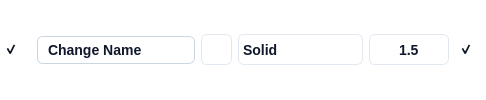
       <widget class="QFrame" name="pyqt5_frame_curve_details">
        <property name="layoutDirection">
         <enum>Qt::LeftToRight</enum>
        </property>
        <property name="autoFillBackground">
         <bool>false</bool>
        </property>
        <property name="styleSheet">
         <string notr="true">QFrame {
	background: #FFFFFF;
	border: none;
	border-radius: 6px;
}</string>
        </property>
        <property name="frameShape">
         <enum>QFrame::StyledPanel</enum>
        </property>
        <property name="frameShadow">
         <enum>QFrame::Raised</enum>
        </property>
        <layout class="QHBoxLayout" name="horizontalLayout_15">
         <property name="spacing">
          <number>6</number>
         </property>
         <property name="leftMargin">
          <number>0</number>
         </property>
         <property name="topMargin">
          <number>0</number>
         </property>
         <property name="rightMargin">
          <number>0</number>
         </property>
         <property name="bottomMargin">
          <number>0</number>
         </property>
         <item>
          <widget class="QCheckBox" name="pyqt5_checkbox_curves_visible">
           <property name="sizePolicy">
            <sizepolicy hsizetype="Expanding" vsizetype="Expanding">
             <horstretch>0</horstretch>
             <verstretch>0</verstretch>
            </sizepolicy>
           </property>
           <property name="minimumSize">
            <size>
             <width>31</width>
             <height>31</height>
            </size>
           </property>
           <property name="maximumSize">
            <size>
             <width>31</width>
             <height>31</height>
            </size>
           </property>
           <property name="styleSheet">
            <string notr="true">/* Default State */
QCheckBox {
    border: none;    
	background: transparent;  /* Ghost button with no background */
    color: #0F172A;  /* Text color */
    border-radius: 6px;  /* Rounded corners */
    font-family: 'Segoe UI', sans-serif;  /* Font family */
    font-style: normal;  /* Font style */
    font-weight: 500;  /* Font weight */
    font-size: 14px;  /* Font size */
    line-height: 24px;  /* Line height */
	padding: 4px;	
}

QCheckBox:hover {
    /* Your styles for hover state */
	 background: #F1F5F9;  /* slate/100 */

}

QCheckBox:pressed {
    /* Your styles for pressed state */
	background: #DEE8F2;  /* Pressed background color */

}

QCheckBox::indicator:checked {
    /* Your styles for checked state */
	image: url(:/ui/qt/resources/checkbox/visible_icon.png);
}

QCheckBox::indicator:unchecked {
    /* Your styles for checked state */
	image: url(:/ui/qt/resources/checkbox/hiden_icon.png);
}

QCheckBox:focused {
    border: none;
}

QCheckBox::indicator:disabled {
	image: url(:/ui/qt/resources/checkbox/hiden_icon.png);
}

</string>
           </property>
           <property name="text">
            <string/>
           </property>
           <property name="checked">
            <bool>true</bool>
           </property>
          </widget>
         </item>
         <item>
          <widget class="QLineEdit" name="pyqt5_entry_curve_name">
           <property name="enabled">
            <bool>true</bool>
           </property>
           <property name="minimumSize">
            <size>
             <width>125</width>
             <height>0</height>
            </size>
           </property>
           <property name="maximumSize">
            <size>
             <width>16777215</width>
             <height>16777215</height>
            </size>
           </property>
           <property name="styleSheet">
            <string notr="true">QLineEdit {
    background: #FFFFFF;  /* Default background */
    border: 1px solid #CBD5E1;  /* Default border */
    border-radius: 6px;  /* Rounded corners */
    color: #0F172A;  /* Text color */
    font-family: 'Segoe UI', sans-serif;  /* Font family */
    font-style: normal;  /* Font style */
    font-weight: 500;  /* Font weight */
    font-size: 14px;  /* Font size */
    line-height: 24px;  /* Line height */
    padding: 4px 8px;  /* Padding */
}

/* Disabled State */
QLineEdit:disabled {
    color: #D2D7DD;
    border: 1px solid #D2D7DD;
}
</string>
           </property>
           <property name="text">
            <string>Change Name</string>
           </property>
          </widget>
         </item>
         <item>
          <widget class="QPushButton" name="pyqt5_button_pick_curve_color">
           <property name="enabled">
            <bool>true</bool>
           </property>
           <property name="minimumSize">
            <size>
             <width>31</width>
             <height>31</height>
            </size>
           </property>
           <property name="maximumSize">
            <size>
             <width>31</width>
             <height>31</height>
            </size>
           </property>
           <property name="font">
            <font>
             <family>Segoe UI</family>
             <pointsize>-1</pointsize>
             <weight>62</weight>
             <italic>false</italic>
             <bold>true</bold>
            </font>
           </property>
           <property name="toolTip">
            <string>&lt;html&gt;&lt;head/&gt;&lt;body&gt;&lt;p&gt;Curve color&lt;/p&gt;&lt;/body&gt;&lt;/html&gt;</string>
           </property>
           <property name="whatsThis">
            <string>&lt;html&gt;&lt;head/&gt;&lt;body&gt;&lt;p&gt;Curve color&lt;/p&gt;&lt;/body&gt;&lt;/html&gt;</string>
           </property>
           <property name="styleSheet">
            <string notr="true">QPushButton {
    background: #FFFFFF;  /* Default background */
    border: 1px solid #E2E8F0;  /* Default border */
    border-radius: 6px;  /* Rounded corners */
    font: 500 14px/24px 'Segoe UI', sans-serif;  /* Combined font properties */
    color: #0F172A;  /* Text color */
    padding: 8px 16px;  /* Padding */
}

QPushButton:hover {
    background: #F1F5F9;  /* Hover background */
}

QPushButton:pressed {
    background: #DEE8F2;  /* Pressed background */
}</string>
           </property>
           <property name="text">
            <string/>
           </property>
          </widget>
         </item>
         <item>
          <widget class="QComboBox" name="pyqt5_combo_curve_line_style">
           <property name="minimumSize">
            <size>
             <width>125</width>
             <height>31</height>
            </size>
           </property>
           <property name="maximumSize">
            <size>
             <width>125</width>
             <height>16777215</height>
            </size>
           </property>
           <property name="styleSheet">
            <string notr="true">QComboBox {
	background: #FFFFFF;
	border: 1px solid #E2E8F0; /* slate/200 */
	border-radius: 6px;
	color: #0F172A;  /* Text color */
    font-family: 'Segoe UI', sans-serif;  /* Font family */
    font-style: normal;  /* Font style */
    font-weight: 500;  /* Font weight */
    font-size: 14px;  /* Font size */
}

/* Drop-down button */
QComboBox::drop-down {
    border: none;	
}

/* Down arrow */
QComboBox::down-arrow {
    image: url(:/ui/qt/resources/checkbox/down_icon.png);
	padding-right: 12px;
}

/* Down arrow when disabled */
QComboBox::down-arrow:disabled {
}

/* Drop-down items */
QComboBox QAbstractItemView {
    border: 1px solid #E2E8F0; /* slate/200 */
    selection-background-color: #F1F5F9;
}

/* Individual items */
QComboBox::item {
    background-color: white;
    color: #0F172A;
}</string>
           </property>
           <property name="currentIndex">
            <number>0</number>
           </property>
           <item>
            <property name="text">
             <string>Solid</string>
            </property>
            <property name="icon">
             <iconset resource="resources/graphical_resources.qrc">
              <normaloff>:/ui/qt/resources/dropdown/solid_line_icon.png</normaloff>:/ui/qt/resources/dropdown/solid_line_icon.png</iconset>
            </property>
           </item>
           <item>
            <property name="text">
             <string>Dot</string>
            </property>
            <property name="icon">
             <iconset resource="resources/graphical_resources.qrc">
              <normaloff>:/ui/qt/resources/dropdown/dot_line_icon.png</normaloff>:/ui/qt/resources/dropdown/dot_line_icon.png</iconset>
            </property>
           </item>
           <item>
            <property name="text">
             <string>Dash</string>
            </property>
            <property name="icon">
             <iconset resource="resources/graphical_resources.qrc">
              <normaloff>:/ui/qt/resources/dropdown/dashed_line_icon.png</normaloff>:/ui/qt/resources/dropdown/dashed_line_icon.png</iconset>
            </property>
           </item>
           <item>
            <property name="text">
             <string>Dash-dot</string>
            </property>
            <property name="icon">
             <iconset resource="resources/graphical_resources.qrc">
              <normaloff>:/ui/qt/resources/dropdown/dotdash_line_icon.png</normaloff>:/ui/qt/resources/dropdown/dotdash_line_icon.png</iconset>
            </property>
           </item>
          </widget>
         </item>
         <item>
          <widget class="QDoubleSpinBox" name="pyqt5_spinbox_curve_line_width">
           <property name="sizePolicy">
            <sizepolicy hsizetype="Minimum" vsizetype="Fixed">
             <horstretch>0</horstretch>
             <verstretch>0</verstretch>
            </sizepolicy>
           </property>
           <property name="minimumSize">
            <size>
             <width>80</width>
             <height>31</height>
            </size>
           </property>
           <property name="maximumSize">
            <size>
             <width>80</width>
             <height>31</height>
            </size>
           </property>
           <property name="styleSheet">
            <string notr="true">QDoubleSpinBox {
	background: #FFFFFF;
	border: 1px solid #E2E8F0; /* slate/200 */
	border-radius: 6px;
	color: #0F172A;  /* Text color */
    font-family: 'Segoe UI', sans-serif;  /* Font family */
    font-style: normal;  /* Font style */
    font-weight: 500;  /* Font weight */
    font-size: 14px;  /* Font size */
}

QDoubleSpinBox:focus {
}

QDoubleSpinBox:disabled {
}

QDoubleSpinBox::up-button {
	background: #FFFFFF;
	border: none; 
	subcontrol-position: center right;
	padding-right: 10px;
}

QDoubleSpinBox::down-button {
	background: #FFFFFF;
	border: none;
	subcontrol-position: center left;
	padding-left: 10px;
}

QDoubleSpinBox::up-arrow {
	image: url(:/ui/qt/resources/buttons/add_icon.png);
	width: 20px;
    height: 20px;
}

QDoubleSpinBox::down-arrow {	
	image: url(:/ui/qt/resources/buttons/substract_icon.png);
	width: 20px;
    height: 20px;
}

QDoubleSpinBox::up-arrow:disabled, QSpinBox::up-arrow:off {
}

QDoubleSpinBox::down-arrow:disabled, QSpinBox::down-arrow:off {
}</string>
           </property>
           <property name="alignment">
            <set>Qt::AlignCenter</set>
           </property>
           <property name="decimals">
            <number>1</number>
           </property>
           <property name="minimum">
            <double>0.500000000000000</double>
           </property>
           <property name="maximum">
            <double>10.000000000000000</double>
           </property>
           <property name="singleStep">
            <double>0.500000000000000</double>
           </property>
           <property name="value">
            <double>1.500000000000000</double>
           </property>
          </widget>
         </item>
         <item>
          <widget class="QCheckBox" name="pyqt5_checkbox_curves_expand">
           <property name="minimumSize">
            <size>
             <width>31</width>
             <height>31</height>
            </size>
           </property>
           <property name="maximumSize">
            <size>
             <width>31</width>
             <height>31</height>
            </size>
           </property>
           <property name="whatsThis">
            <string>&lt;html&gt;&lt;head/&gt;&lt;body&gt;&lt;p&gt;Expand&lt;/p&gt;&lt;/body&gt;&lt;/html&gt;</string>
           </property>
           <property name="styleSheet">
            <string notr="true">/* Default State */
QCheckBox {
    border: none;    
	background: transparent;  /* Ghost button with no background */
    color: #0F172A;  /* Text color */
    border-radius: 6px;  /* Rounded corners */
    font-family: 'Segoe UI', sans-serif;  /* Font family */
    font-style: normal;  /* Font style */
    font-weight: 500;  /* Font weight */
    font-size: 14px;  /* Font size */
    line-height: 24px;  /* Line height */
	padding: 4px;	
}

QCheckBox:hover {
    /* Your styles for hover state */
	 background: #F1F5F9;  /* slate/100 */

}

QCheckBox:pressed {
    /* Your styles for pressed state */
	background: #DEE8F2;  /* Pressed background color */

}

QCheckBox::indicator:checked {
    /* Your styles for checked state */
	image: url(:/ui/qt/resources/checkbox/up_icon.png);
}

QCheckBox::indicator:unchecked {
    /* Your styles for checked state */
	
	image: url(:/ui/qt/resources/checkbox/down_icon.png);
}

QCheckBox:focused {
    border: none;
}

</string>
           </property>
           <property name="text">
            <string/>
           </property>
           <property name="checked">
            <bool>true</bool>
           </property>
          </widget>
         </item>
        </layout>
       </widget>
